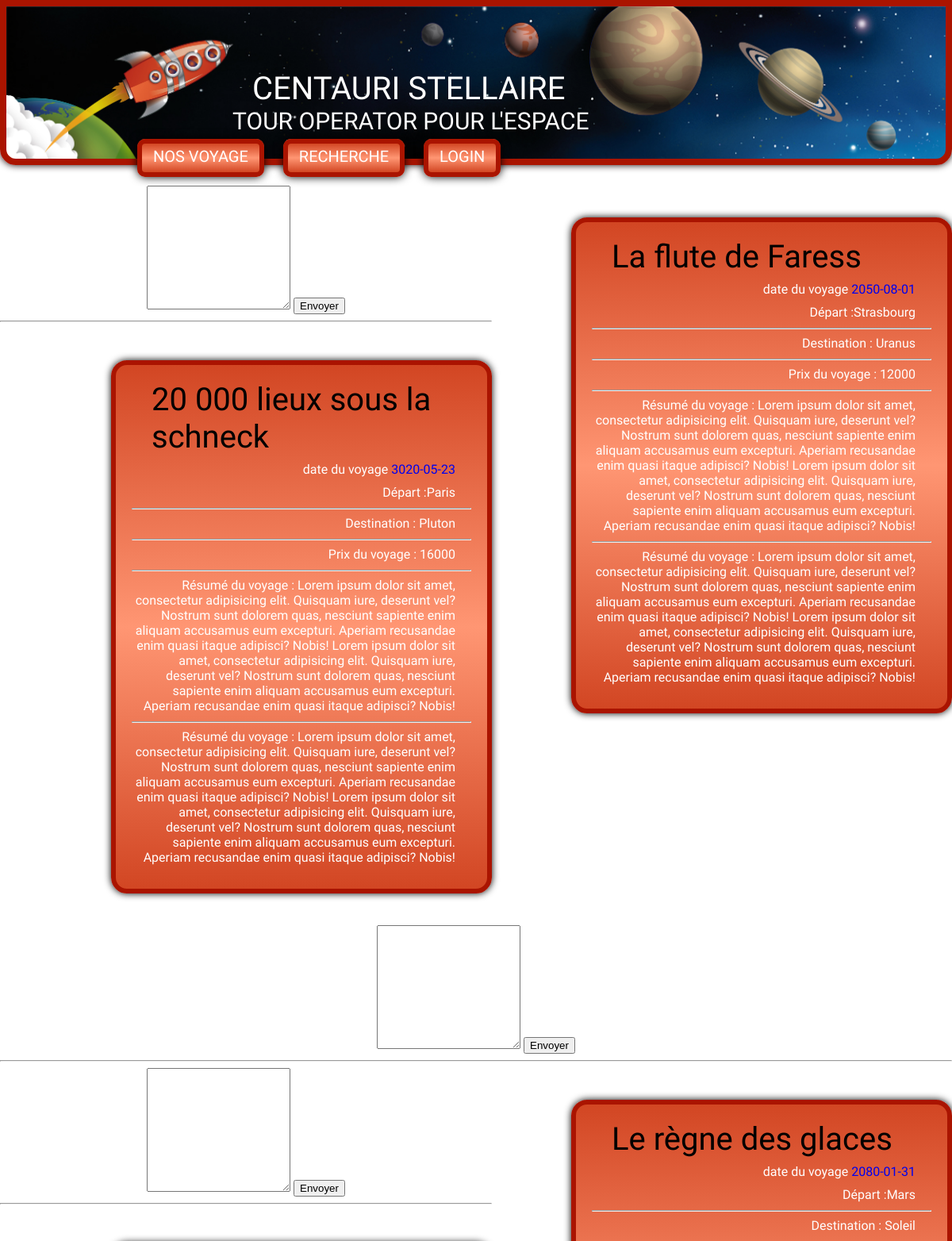
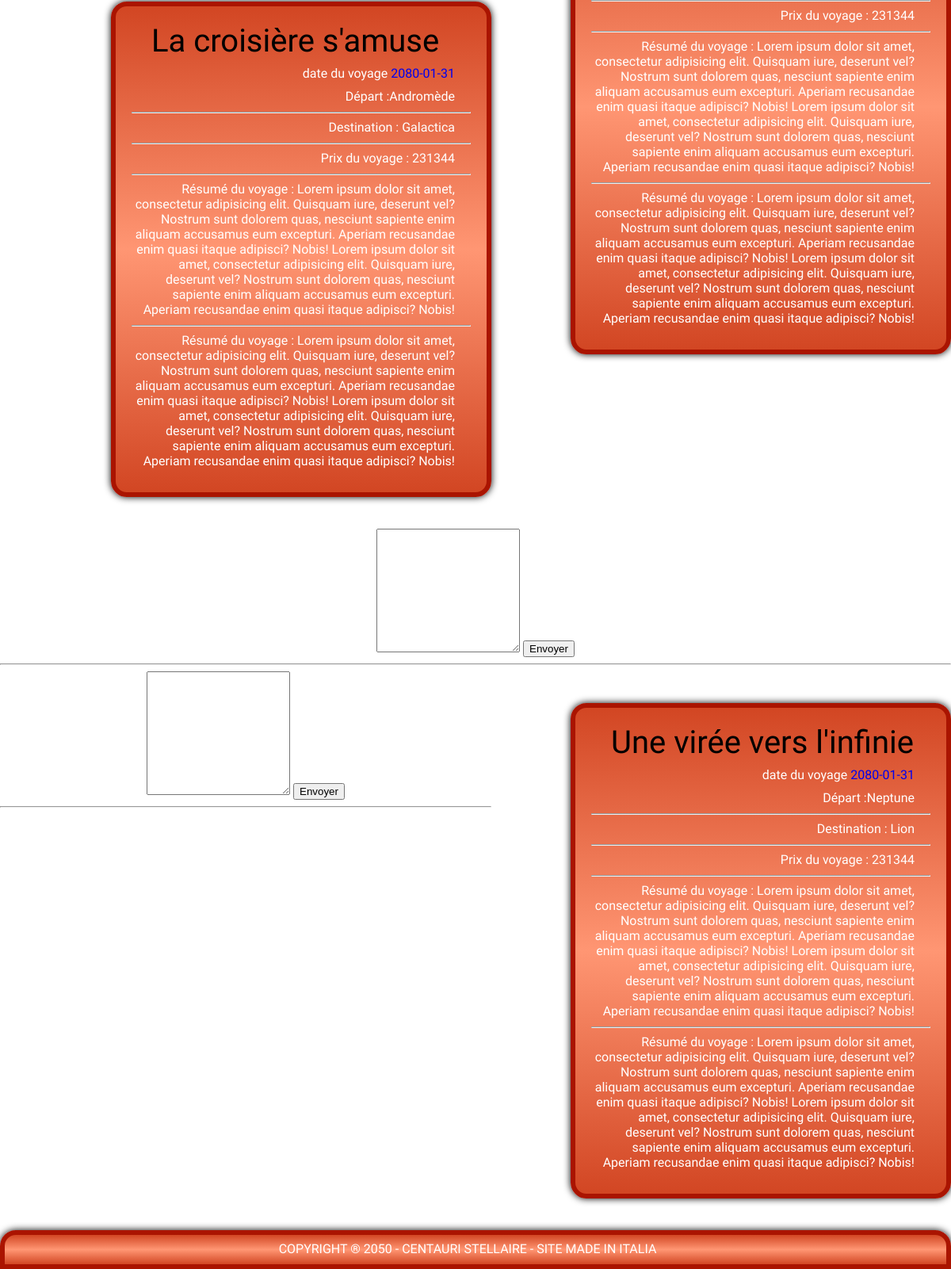
/index.php?page=voyage, run on the app's committed database (2 pictures, top to bottom).
### tables this page shows
CREATE TABLE IF NOT EXISTS `voyage` (
  `id` int(10) unsigned NOT NULL AUTO_INCREMENT,
  `destination` varchar(255) NOT NULL,
  `depart` varchar(255) NOT NULL,
  `date` date NOT NULL,
  `prix` int(10) unsigned NOT NULL,
  `classe_eco` int(6) unsigned NOT NULL,
  `classe_business` int(6) unsigned NOT NULL,
  `premiere_classe` int(6) unsigned NOT NULL,
  `url` varchar(255) NOT NULL,
  `nom` varchar(63) NOT NULL,
  `resume` varchar(1023) NOT NULL,
  PRIMARY KEY (`id`)
);

### apps/skel.php (called while the page is built)
<?php require 'views/skel.phtml'; ?>

### index.php (called while the page is built, shortened)
<?php
	require 'apps/skel.php';
?>

### views/content.phtml (called while the page is built)
<?php require 'apps/'.$page.'.php'; ?>

### apps/content.php (called while the page is built)
<?php require 'views/content.phtml';?>

### apps/footer.php (called while the page is built)
<?php require 'views/footer.phtml'; ?>

### views/voyage.phtml (the view, shortened to what this page needs)
<div class="login gradAndBoxShad">
	<h1 style="color:#000;"><?=htmlentities($voyage['nom'])?></h1>
	<p class="lead">
	    date du voyage <a href="#"><?=htmlentities($voyage['date'])?></a>
	</p>
	<p>Départ :<span class="glyphicon glyphicon-qrcode"></span><?=htmlentities($voyage['depart'])?></p>
	<hr>
	<p>Destination :<span class="glyphicon glyphicon-time"></span> <?=htmlentities($voyage['destination'])?></p>
	<hr>
	<p>Prix du voyage : <?=htmlentities($voyage['prix'])?></p>
	<hr>
	<p>Résumé du voyage : <?=$voyage['resume']?></p>
	<hr>
	<p>Résumé du voyage : <?=htmlentities($voyage['resume'])?></p>
</div>
	<form  method="POST" >
		<textarea class="form-control" rows="10" name="comment" ></textarea>
		<button class="btn btn-default" type="submit">Envoyer</button>
	</form>
<hr>

### views/skel.phtml (shortened to what this page needs)
<!DOCTYPE html>
<html lang="fr">
	<head>
		<link type="text/css" rel="stylesheet" href="public/styles/style.css"/>
	</head>
	<body>
		<?php
			require('apps/header.php');
			require('apps/content.php');
			require('apps/footer.php');
		?>
	</body>
</html>

### apps/header.php
<?php
	if (isset($_SESSION['admin']) && $_SESSION["admin"]=="1") {
		require 'views/header_in.phtml';
	}
	elseif(isset($_SESSION['email']) && $_SESSION["admin"]!="1")
	{
		require "views/header_user.phtml";
	}
	else {
		require 'views/header.phtml';
	}
?>

### views/header.phtml
<main class="container">
	<header>
		<div class="centauriTitle">
			<h1>CENTAURI STELLAIRE</h1>
			<h2>TOUR OPERATOR POUR L'ESPACE</h2>
		</div>
		<nav>
			<ul class="nav">
				<li>
					<a href="index.php?page=voyage" class="gradAndBoxShad">NOS VOYAGE</a>
				</li>
				<li>
					<a href="index.php?page=recherche" class="gradAndBoxShad">RECHERCHE</a>
				</li>
				<li>
					<a href="index.php?page=login-register" class="gradAndBoxShad">LOGIN</a>
				</li>
			</ul>
		</nav>
	</header>

### apps/voyage.php (shortened to what this page needs)
<?php
	$res = mysqli_query($db,' SELECT * FROM voyage' );
	while ($voyage = mysqli_fetch_assoc($res))
	{
		require 'views/voyage.phtml';
	}
?>

### views/footer.phtml
	<footer class="gradAndBoxShad">
		<p>COPYRIGHT ® 2050 - CENTAURI STELLAIRE - SITE MADE IN ITALIA</p>
	</footer>
</main>

### public/styles/style.css (style rules this page uses)
body { font-family: "Titillium Web", Arial, helvetica, sans-serif, serif; margin: 0; text-align: center; background: black; background-repeat:no-repeat; -webkit-background-size: cover; -moz-background-size: cover; -o-background-size: cover; background-size: cover; background-position: center; }
* { box-sizing: border-box; }
ul, li { margin: 0; padding: 0; }
.centauriTitle { padding-top:80px; padding-left:285px; }
h1, h2 { text-align: left; margin:0; font-style: ; }
h1 { font-weight: normal; font-size: 40px; color: #fff; margin-left: 25px; }
h2 { font-weight: normal; font-size: 30px; color: #fff; }
p { margin: 8px 20px 10px 0px; }
a { text-decoration: none; }
.container { max-width: 1200px; margin: 0 auto; background: #fff; }
header { padding-bottom: 30px; background-image: url("../images/HeaderPlanet.jpg"); background-repeat: no-repeat; background-size:1200px 240px; border-radius: 0px 0px 20px 20px; border-width:8px; border-style:solid; border-color: rgb(170,20,0); box-shadow: 0px 0px 0.6em rgb(20,0,0); }
nav { display: block; float: left; padding-left: 155px; margin-bottom: 10px; }
nav:after { content:""; clear:both; }
.nav li { display: inline-block; font-size: 20px; padding: 15px 10px; color: #fff; }
.gradAndBoxShad { color: #fff; background: -webkit-linear-gradient(rgb(210,70,35), rgb(255,150,115), rgb(210,70,35)); background: -o-linear-gradient(rgb(210,70,35), rgb(255,150,115), rgb(210,70,35)); background: -moz-linear-gradient(rgb(210,70,35), rgb(255,150,115), rgb(210,70,35)); background: linear-gradient(rgb(210,70,35), rgb(255,150,115), rgb(210,70,35)); box-shadow: 0px 0px 0.6em rgb(0,0,0); border-style:solid; border-color: rgb(170,20,0); border-width:6px; }
nav ul li a { padding: 4px 14px 8px 14px; text-decoration: none; border-radius: 10px; transition: all 0.2s linear 0.2s; }
.login { float: right; display:inline-block; text-align: right; width: 40%; padding: 20px; margin-left: 100px; margin-top: 40px; margin-bottom: 40px; border-radius: 15px 15px 15px 15px; border-radius: 20px 20px 20px 20px; }
footer { clear: both; display: block; border-radius: 20px 20px 0px 0px; margin: 0; }

### data on the page
voyage: nom "La flute de Faress", date "2050-08-01", depart "Strasbourg", destination "Uranus", prix "12000", resume "Lorem ipsum dolor sit amet, consectetur adipisicing elit. Quisquam iure, deserunt vel? Nostrum sunt dolorem quas, nesciunt sapiente enim aliquam accusamus eum excepturi. Aperiam recusandae enim quasi itaque adipisci? Nobis! Lorem ipsum dolor sit amet, consectetur adipisicing elit. Quisquam iure, deserunt vel? Nostrum sunt dolorem quas, nesciunt sapiente enim aliquam accusamus eum excepturi. Aperiam recusandae enim quasi itaque adipisci? Nobis!"
voyage: nom "20 000 lieux sous la schneck", date "3020-05-23", depart "Paris", destination "Pluton", prix "16000", resume "Lorem ipsum dolor sit amet, consectetur adipisicing elit. Quisquam iure, deserunt vel? Nostrum sunt dolorem quas, nesciunt sapiente enim aliquam accusamus eum excepturi. Aperiam recusandae enim quasi itaque adipisci? Nobis! Lorem ipsum dolor sit amet, consectetur adipisicing elit. Quisquam iure, deserunt vel? Nostrum sunt dolorem quas, nesciunt sapiente enim aliquam accusamus eum excepturi. Aperiam recusandae enim quasi itaque adipisci? Nobis!"
voyage: nom "Le règne des glaces", date "2080-01-31", depart "Mars", destination "Soleil", prix "231344", resume "Lorem ipsum dolor sit amet, consectetur adipisicing elit. Quisquam iure, deserunt vel? Nostrum sunt dolorem quas, nesciunt sapiente enim aliquam accusamus eum excepturi. Aperiam recusandae enim quasi itaque adipisci? Nobis! Lorem ipsum dolor sit amet, consectetur adipisicing elit. Quisquam iure, deserunt vel? Nostrum sunt dolorem quas, nesciunt sapiente enim aliquam accusamus eum excepturi. Aperiam recusandae enim quasi itaque adipisci? Nobis!"
voyage: nom "La croisière s'amuse", date "2080-01-31", depart "Andromède", destination "Galactica", prix "231344", resume "Lorem ipsum dolor sit amet, consectetur adipisicing elit. Quisquam iure, deserunt vel? Nostrum sunt dolorem quas, nesciunt sapiente enim aliquam accusamus eum excepturi. Aperiam recusandae enim quasi itaque adipisci? Nobis! Lorem ipsum dolor sit amet, consectetur adipisicing elit. Quisquam iure, deserunt vel? Nostrum sunt dolorem quas, nesciunt sapiente enim aliquam accusamus eum excepturi. Aperiam recusandae enim quasi itaque adipisci? Nobis!"
voyage: nom "Une virée vers l'infinie", date "2080-01-31", depart "Neptune", destination "Lion", prix "231344", resume "Lorem ipsum dolor sit amet, consectetur adipisicing elit. Quisquam iure, deserunt vel? Nostrum sunt dolorem quas, nesciunt sapiente enim aliquam accusamus eum excepturi. Aperiam recusandae enim quasi itaque adipisci? Nobis! Lorem ipsum dolor sit amet, consectetur adipisicing elit. Quisquam iure, deserunt vel? Nostrum sunt dolorem quas, nesciunt sapiente enim aliquam accusamus eum excepturi. Aperiam recusandae enim quasi itaque adipisci? Nobis!"
